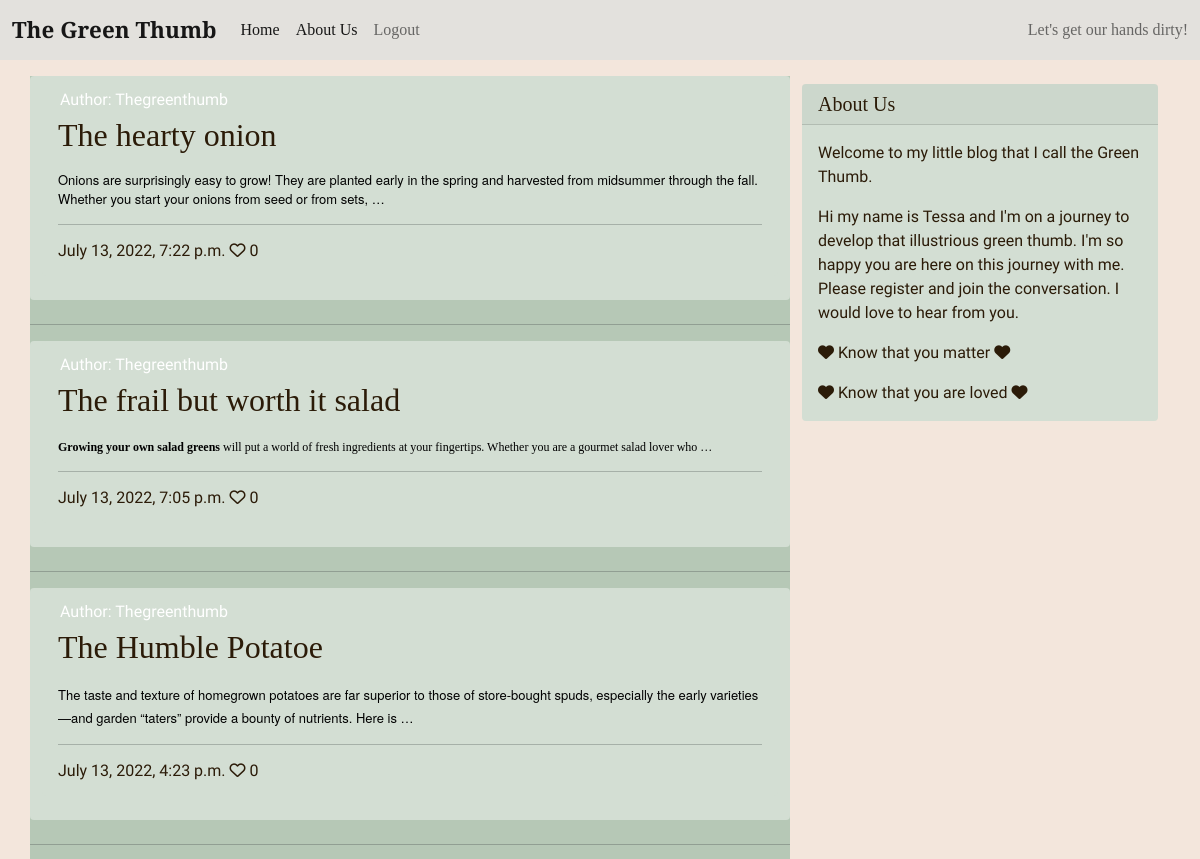
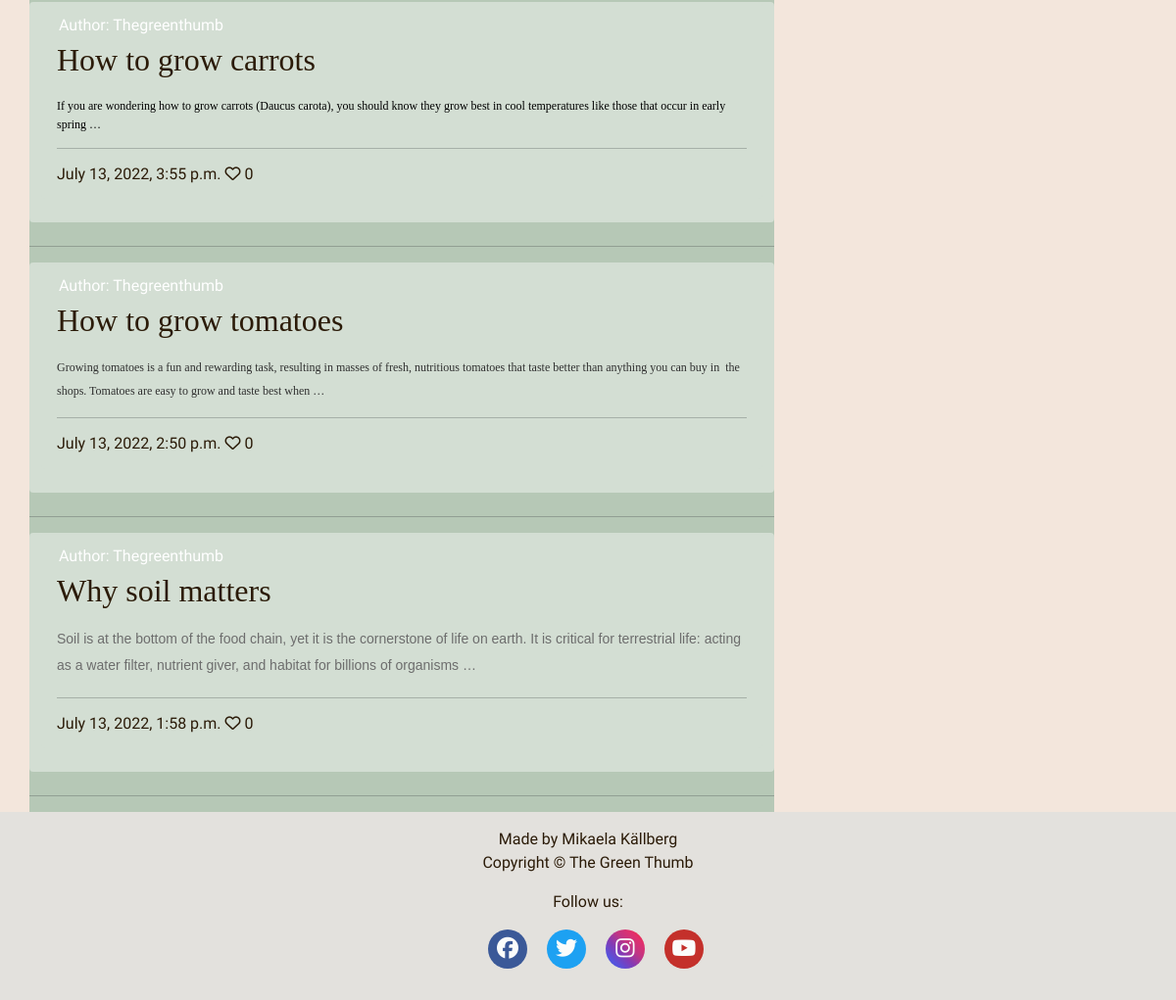
The app's page / (signed in) with its own data (2 pictures, top to bottom).
### blog/models.py (models this page shows, shortened)
class BlogPost(models.Model):
    title = models.CharField(
        max_length=200, unique=True, null=False, blank=False)
    slug = models.SlugField(max_length=200, unique=True)
    created_on = models.DateTimeField(auto_now_add=True)
    updated_on = models.DateTimeField(auto_now=True)
    content = models.TextField(blank=True)
    excerpt = models.TextField(blank=True)
    author = models.ForeignKey(
        User, on_delete=models.CASCADE, related_name='blog_posts',
        default=id(0))
    status = models.IntegerField(choices=STATUS, default=0)
    featured_image = CloudinaryField('image', default='placeholder')
    alt_tag = models.CharField(max_length=100, default='image related to post')
    likes = models.ManyToManyField(
        User, related_name='blogpost_like', blank=True)
    class Meta:
        ordering = ['-created_on']
    def number_of_likes(self):
        return self.likes.count()

### blog/views.py (the view)
# urls.py: path('', views.PostList.as_view(), name='home'),
class PostList(ListView):
    model = BlogPost
    queryset = BlogPost.objects.filter(status=1).order_by('-created_on')
    context_object_name = 'post_list'
    template_name = 'index.html'
    paginate_by = 6

### templates/index.html (shortened to what this page needs)
{% extends "base.html" %}
{% block content %}
<div class="container">
    <div class="row">
        <div class="col-md-8 mt-3 left">
            <div class="row content-clr">
                {% for post in post_list %}
                <div class="card mb-4">
                    <div class="card mb-4">
                        <div class="card-body">
                            <div class="image-container">
                                <div class="image-flash">
                                    <p class="author">Author: {{ post.author }}</p>
                                </div>
                            </div>
                            <a href="{% url 'post_detail' post.slug %}" class="post-link">
                                <h2 class="card-title">{{ post.title }}</h2>
                                <p class="card-text">{{ post.content|truncatewords:50|safe }} </p>
                            </a>
                            <hr />
                            <p class="card-text h6">{{ post.created_on}} <i class="far fa-heart"></i>
                                {{ post.number_of_likes }}</p>
                        </div>
                    </div>
                </div>
                <hr>
                {% endfor %}
            </div>
        </div>
        {% block sidebar %}
        {% include 'sidebar.html' %}
        {% endblock sidebar %}
    </div>
</div>
{%endblock%}

### templates/base.html (shortened to what this page needs)
{% load static %}
<!DOCTYPE html>
<html class="h-100" lang="en">
<head>
    <link rel="stylesheet" href="https://cdnjs.cloudflare.com/ajax/libs/font-awesome/5.15.3/css/all.min.css">
    <link href="https://cdn.jsdelivr.net/npm/bootstrap@5.0.1/dist/css/bootstrap.min.css" rel="stylesheet"
>
    <link rel="stylesheet" href="{% static 'css/style.css' %}">
</head>
<body class="d-flex flex-column h-100 main-bg">
    <nav class="navbar navbar-expand-lg navbar-light nav-css-settings">
        <div class="container-fluid">
            <a class="navbar-brand" href="{% url 'home' %}"><span class="brand">The Green Thumb</span></a>
            <div class="collapse navbar-collapse" id="navbarText">
                <ul class="navbar-nav me-auto mb-2 mb-lg-0">
                    <li class="nav-item">
                        <a class="nav-link active" aria-current="page" href="{% url 'home' %}" aria-label=" To home page">Home</a>
                    </li>
                    <li class="nav-item">
                        <a class="nav-link active" aria-current="page" href="{% url 'about' %}" aria-label=" To about page">About Us</a>
                    </li>
                    {% if user.is_authenticated %}
                    <li class="nav-item">
                        <a class="nav-link" href="{% url 'account_logout' %}" aria-label="To logout page">Logout</a>
                    </li>
                    {% endif %}
                </ul>
                <span class="navbar-text d-none d-lg-block">
                    Let's get our hands dirty!
                </span>
            </div>
        </div>
    </nav>
    <main class="flex-shrink-0 main-bg">
        {% block content %}{% endblock content %}
    </main>
    <footer class="footer mt-auto py-3 footer-css-settings">
                    <p class="m-0 text-center">Made by Mikaela Källberg</p>
                    <p class="copyright text-center">Copyright &copy; The Green Thumb {% load copyrighttags %}{% getCopyrightYears %} </p>
                    <p class="social">Follow us:</p>
                    <p class="social social-links ">
                        <a href="https://sv-se.facebook.com/" target="_blank" rel="noopener noreferrer" aria-label="Opens facebook"><i class="fa-brands fa-facebook ms-3 social-link-facebook"></i></a>
                        <a href="https://twitter.com/?lang=sv" target="_blank" rel="noopener noreferrer" aria-label="Opens twitter"><i class="fa-brands fa-twitter ms-3 social-link-twitter"></i></a>
                        <a href="https://www.instagram.com/" target="_blank" rel="noopener noreferrer" aria-label="Opens instagram"><i class="fa-brands fa-instagram ms-3 social-link-instagram"></i></a>
                        <a href="https://www.youtube.com/" target="_blank" rel="noopener noreferrer" aria-label="Opens youtube"><i class="fa-brands fa-youtube ms-3 social-link-youtube"></i></a>
                    </p>
    </footer>
</body>
</html>

### templates/sidebar.html
{% block sidebar %}
<div class="col-md-4 float-right d-none d-md-block">
<div class="card my-4">
        <h5 class="card-header">About Us</h5>
    <div class="card-body">
        <p class="card-text">
            Welcome to my little blog that I call the Green Thumb.
        </p>
        <p class="card-text">
            Hi my name is Tessa and I'm on a journey to develop that illustrious green thumb.
            I'm so happy you are here on this journey with me. Please register and join the conversation.
            I would love to hear from you.
        </p>
        <p class="card-text">
            <i class="fa-solid fa-heart"></i> Know that you matter <i class="fa-solid fa-heart"></i>
        </p>
        <p class="card-text">
            <i class="fa-solid fa-heart"></i> Know that you are loved <i class="fa-solid fa-heart"></i>
        </p>
    </div>
</div>
</div>
{% endblock sidebar %}

### static/css/style.css (style rules this page uses)
* { margin: 0; padding: 0; border: none; box-sizing: border-box; }
body { background-color: #f3e6dc; background-image: url('https://res.cloudinary.com/mikakallberg/image/upload/v1657838702/backgr_img_rzwlnc.jpg'); background-position: center center; background-repeat: no-repeat; background-size: cover; background-attachment:fixed; }
html, body { height: 100%; }
h1, h2, h3, h4, h5 { font-family: 'Playfair Display', serif; color: #2b1b08; }
p { font-family: 'Gentium Book Plus', sans-serif; color: #2b1b08; }
a { text-decoration: none; color: inherit; }
.brand { font-size: 1.4rem; font-weight: 700; }
.content-clr { background-color: #b6c8b6; }
.card { border: none; background-color: #d3ded3; }
.nav-css-settings, .footer-css-settings { background-color: #e3e1dd; font-family: 'Playfair Display', serif; color: #2b1b08; }
.social { text-align: center; margin: 1rem; }
.social-links a i { height: 26px; width: 26px; padding: 12px 0; border-radius: 50%; font-size: 13px; line-height: 3px; text-align: center; color: #fbfcfb; }
.social-link-facebook { background: #3b5998; }
.social-link-twitter { background: #1DA1F2; }
.social-link-instagram { background: linear-gradient(45deg, #405de6, #5851db, #833ab4, #c13584, #e1306c, #fd1d1d); }
.social-link-youtube { background: #c4302b; }
.image-container { position: relative; }
.image-flash { position: absolute; bottom: 0; min-width: 30%; left: -2px; background-color: transparent; }
.author { color: white; margin: 4px; text-transform: capitalize; }
.post-link { text-decoration: none; }
@media screen and (min-width: 550px) { .social-links a i { height: 40px; width: 40px; font-size: 22px; line-height: 14px; } }

### records on screen
BlogPost: author "Thegreenthumb", title "The hearty onion", content "Onions are surprisingly easy to grow! They are planted early in the spring and harvested from midsummer through the fall. Whether you start your onions from seed or from sets, …", created_on "July 13, 2022, 7:22 p.m.", number_of_likes "0"
BlogPost: author "Thegreenthumb", title "The frail but worth it salad", content "Growing your own salad greens will put a world of fresh ingredients at your fingertips. Whether you are a gourmet salad lover who …", created_on "July 13, 2022, 7:05 p.m.", number_of_likes "0"
BlogPost: author "Thegreenthumb", title "The Humble Potatoe", content "The taste and texture of homegrown potatoes are far superior to those of store-bought spuds, especially the early varieties—and garden “taters” provide a bounty of nutrients. Here is …", created_on "July 13, 2022, 4:23 p.m.", number_of_likes "0"
BlogPost: author "Thegreenthumb", title "How to grow carrots", content "If you are wondering how to grow carrots (Daucus carota), you should know they grow best in cool temperatures like those that occur in early spring …", created_on "July 13, 2022, 3:55 p.m.", number_of_likes "0"
BlogPost: author "Thegreenthumb", title "How to grow tomatoes", content "Growing tomatoes is a fun and rewarding task, resulting in masses of fresh, nutritious tomatoes that taste better than anything you can buy in the shops. Tomatoes are easy to grow and taste best when …", created_on "July 13, 2022, 2:50 p.m.", number_of_likes "0"
BlogPost: author "Thegreenthumb", title "Why soil matters", content "Soil is at the bottom of the food chain, yet it is the cornerstone of life on earth. It is critical for terrestrial life: acting as a water filter, nutrient giver, and habitat for billions of organisms …", created_on "July 13, 2022, 1:58 p.m.", number_of_likes "0"
